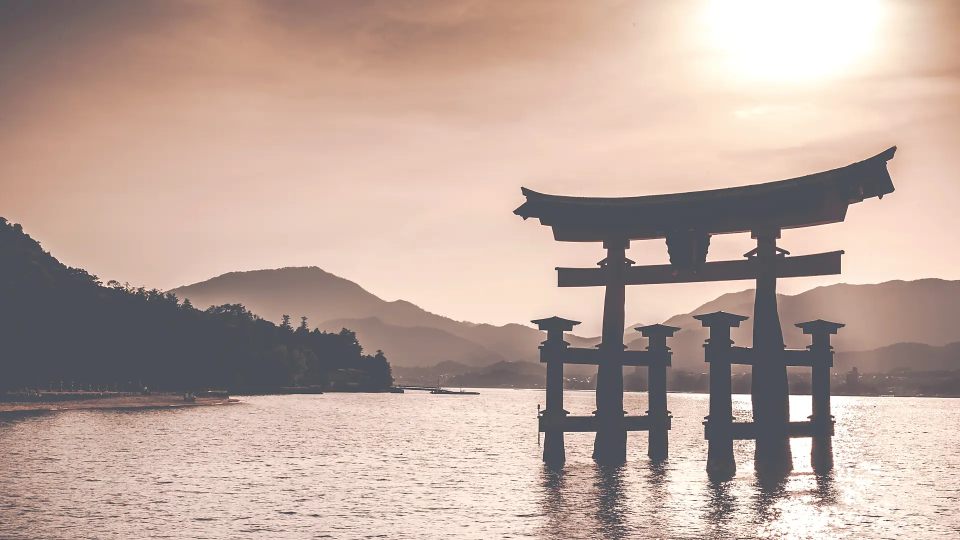
#> input picture templates/travel-yorimichi/img/hero-miyajima.webp, 1920 x 1080 px, given in place of 241334776.jpg, which was not available (shown at 1/2 size)
$ python grade.py ../img/hero-miyajima.webp
#> lines starting #> are read from the running program, lines starting #| are printed output that depends on the picture; pictures that were not available may be replaced by others from this repository, and a replacement may not be noted
#> in export, im is the input picture: PIL image 1920x1080 RGB; mean R, G, B 188.3, 166.4, 156.6
"""YORIMICHI — crop, grade and export the eighteen licensed plates and two clips.

The site is night indigo with one vermilion, and stock travel photography
arrives saturated and cheerful, so every plate gets the same treatment: the
black point is lifted into the page's indigo (so a photograph's shadows and
the page ground read as one surface), saturation comes down a fifth, and a
gentle S-curve puts the contrast back. The torii vermilion survives the
desaturation on purpose — it is the accent colour of the whole site.

Each plate is exported at the crops the pages actually use: a wide 16:9 for
the hero slider and tour headers, a portrait 3:4 for the tour cards, and a
narrower 4:5 hero crop for phones, where the slide is a taller composition
rather than a squeezed desktop frame.

    python tools/grade.py            # plates
    python tools/grade.py --video    # the two clips (needs ffmpeg on PATH or FFMPEG env)

Full-resolution originals live in tools/raw/ on the build machine and are
not shipped.
"""
import os
import sys
import subprocess
from PIL import Image, ImageEnhance, ImageFilter

HERE = os.path.dirname(os.path.abspath(__file__))
RAW = os.path.join(HERE, 'raw')
OUT = os.path.join(HERE, '..', 'img')
VID = os.path.join(HERE, '..', 'video')
os.makedirs(OUT, exist_ok=True)
os.makedirs(VID, exist_ok=True)

INK = (11, 15, 26)          # --ink-900, the page ground


def lut_lift(black, gamma=0.96, white=255):
    """Per-channel curve: black point lifted to `black`, mild gamma, S-curve."""
    table = []
    for x in range(256):
        t = x / 255.0
        t = t ** gamma
        # soft S: push midtones a touch either side of 0.5
        s = t + 0.06 * (t - 0.5) * (1 - abs(2 * t - 1))
        s = min(1.0, max(0.0, s))
        table.append(int(round(black + (white - black) * s)))
    return table


def grade(im, sat=0.82, contrast=1.04, lift=INK, sharpen=True):
    im = im.convert('RGB')
    im = ImageEnhance.Color(im).enhance(sat)
    im = ImageEnhance.Contrast(im).enhance(contrast)
    lut = lut_lift(lift[0]) + lut_lift(lift[1]) + lut_lift(lift[2])
    im = im.point(lut)
    if sharpen:
        im = im.filter(ImageFilter.UnsharpMask(radius=1.4, percent=45, threshold=3))
    return im


def crop_ratio(im, ratio, cx=0.5, cy=0.5, zoom=1.0):
    """Crop to `ratio` (w/h) around the anchor (cx, cy), keeping `zoom` of the area."""
#> called with ratio = 1.78, cx = 0.5, cy = 0.5, zoom = 1
    w, h = im.size
#> w = 1920; h = 1080
    if w / h > ratio:
        ch = h
        cw = int(round(h * ratio))
    else:
        cw = w
#> cw = 1920
        ch = int(round(w / ratio))
#> ch = 1080
    cw = int(cw * zoom)
    ch = int(ch * zoom)
    x0 = int((w - cw) * cx)
#> x0 = 0
    y0 = int((h - ch) * cy)
#> y0 = 0
    return im.crop((x0, y0, x0 + cw, y0 + ch))


def export(name, src, ratio, width, q=72, cx=0.5, cy=0.5, zoom=1.0, sat=0.82, contrast=1.04):
    path = os.path.join(RAW, src)
    im = Image.open(path)
    im.draft('RGB', (width * 2, width * 2))
    im = crop_ratio(im, ratio, cx, cy, zoom)
    im = im.resize((width, int(round(width / ratio))), Image.LANCZOS)
    im = grade(im, sat=sat, contrast=contrast)
    dest = os.path.join(OUT, name + '.webp')
    im.save(dest, 'WEBP', quality=q, method=6)
    print(f'{name}.webp  {im.size[0]}x{im.size[1]}  {os.path.getsize(dest) // 1024} KB')
#| hero-kyoto.webp  1920x1080  138 KB


# ---- hero slider: wide 16:9 at 1920, phone 4:5 at 900 -------------------
HERO = {
    # Fushimi Inari tunnel — dark, the text sits in the black of the path
    'hero-kyoto':      ('241334776.jpg', dict(cx=0.5, cy=0.5), dict(cx=0.5, cy=0.5)),
    # Shibuya from above — the headline goes over the dark rooftops at left
    'hero-tokyo':      ('335263778.jpg', dict(cx=0.5, cy=0.45), dict(cx=0.55, cy=0.5)),
    # Miyajima's floating torii — the gate stays right of centre, text left
    'hero-miyajima':   ('66949015.jpg',  dict(cx=0.55, cy=0.5), dict(cx=0.6, cy=0.5)),
    # Shirakawa-go at dusk — the lit farmhouses under the words
    'hero-shirakawa':  ('301061444.jpg', dict(cx=0.5, cy=0.5), dict(cx=0.45, cy=0.5)),
    # Chureito pagoda and Fuji — pagoda right, Fuji centre, words left
    'hero-fuji':       ('270204267.jpg', dict(cx=0.5, cy=0.5), dict(cx=0.62, cy=0.5)),
}
for name, (src, wide, tall) in HERO.items():
    export(name, src, 16 / 9, 1920, q=70, **wide)
    export(name + '-tall', src, 4 / 5, 900, q=70, **tall)
#> call 2 of export, with name = 'hero-kyoto-tall', src = '241334776.jpg', ratio = 0.8, width = 900, q = 70, cx = 0.5, cy = 0.5, zoom = 1
#> call 2 of crop_ratio, with ratio = 0.8, cx = 0.5, cy = 0.5, zoom = 1
#> in crop_ratio (call 2), `return im.crop((x0, y0, x0 + cw, y0 + ch))`:
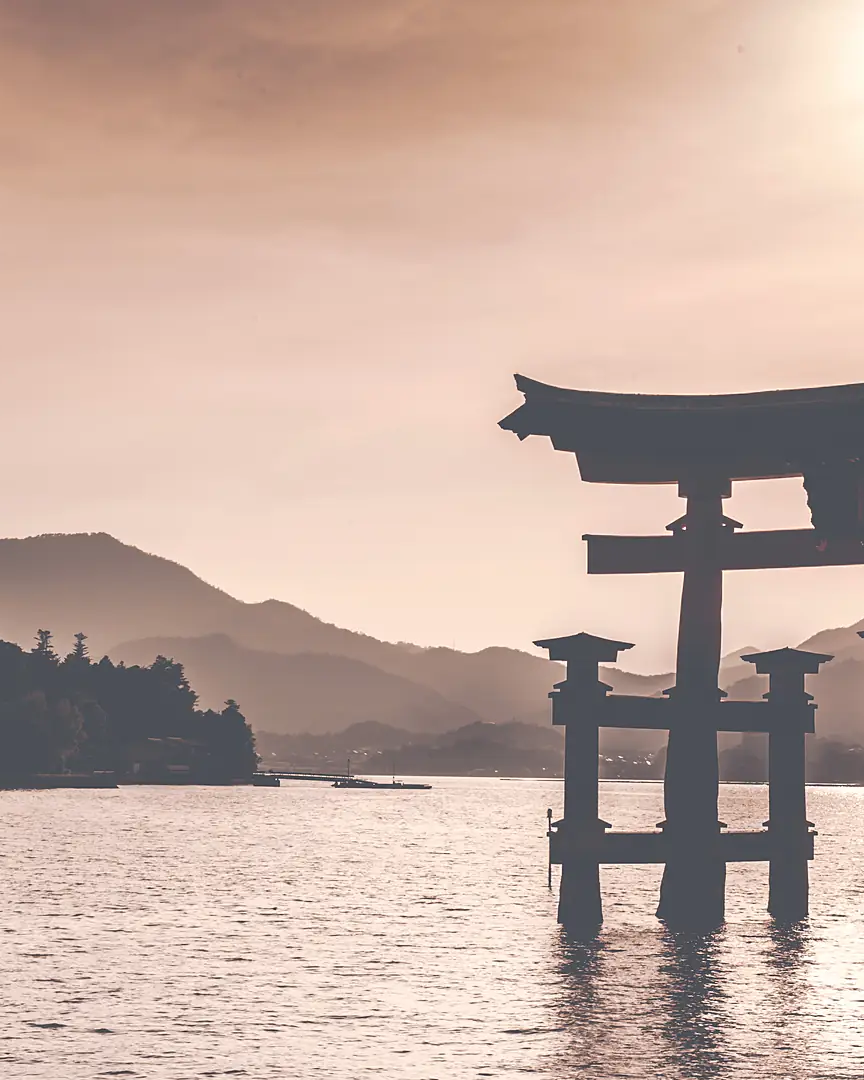
#> returned value: PIL image 864x1080 RGB; mean R, G, B 197.3, 173.1, 161.8
#> in export (call 2), `im = im.resize((width, int(round(width / ratio))), Image.LANCZOS)`:
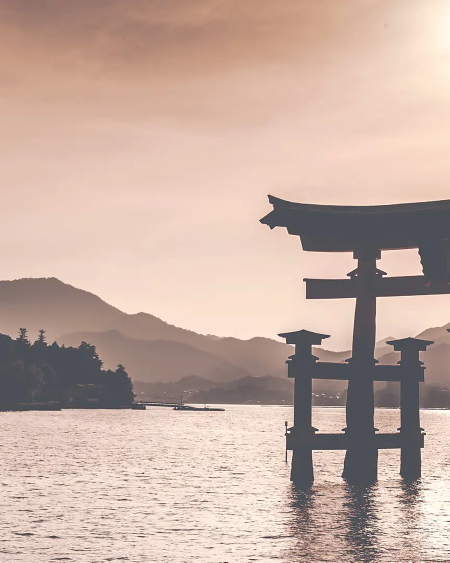
#> im: PIL image 900x1125 RGB (shown at 1/2 size); mean R, G, B 197.3, 173.1, 161.8
#| hero-kyoto-tall.webp  900x1125  66 KB
#> pass 2 of the loop `for name, (src, wide, tall) in HERO.items():`:
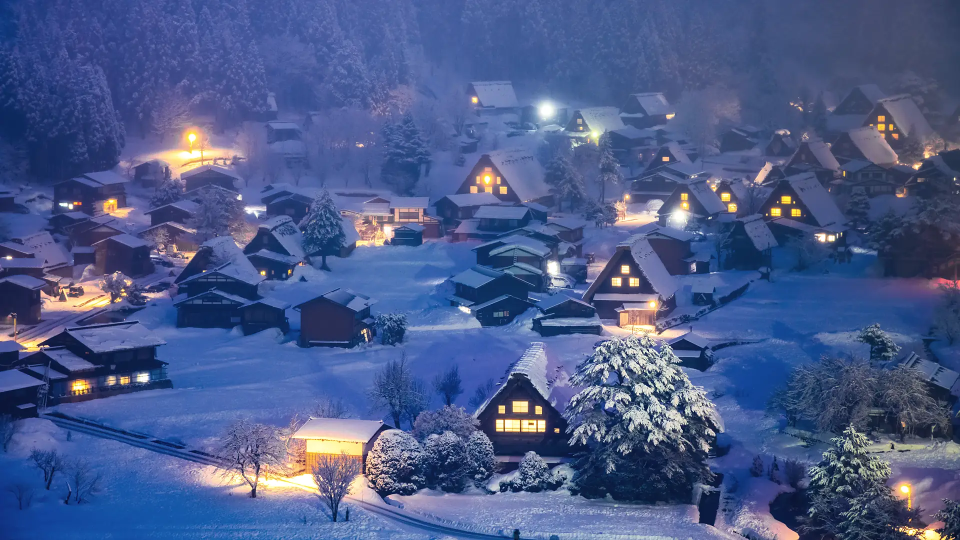
#> input picture templates/travel-yorimichi/img/hero-shirakawa.webp, 1920 x 1080 px, given in place of 335263778.jpg, which was not available (shown at 1/2 size)
#> in export, im is the input picture: PIL image 1920x1080 RGB; mean R, G, B 74.9, 91.4, 138.8
#| hero-tokyo.webp  1920x1080  199 KB
#> in crop_ratio (call 4), `return im.crop((x0, y0, x0 + cw, y0 + ch))`:
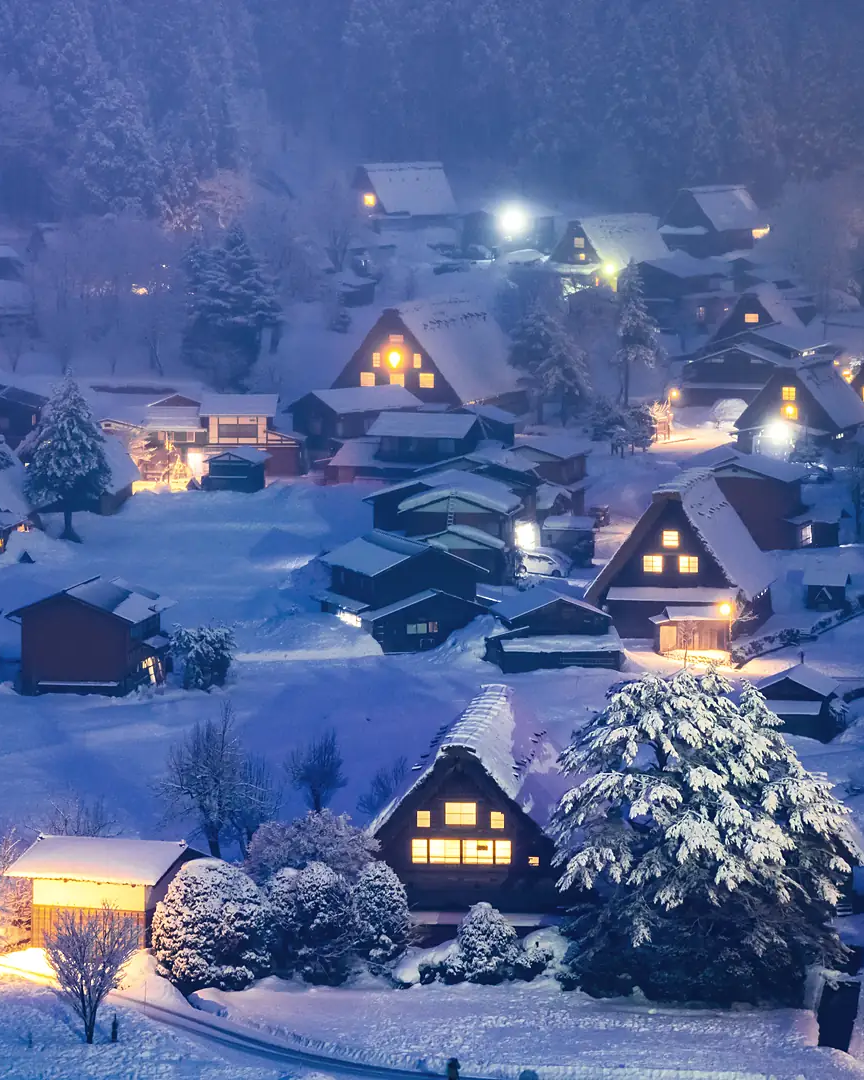
#> returned value: PIL image 864x1080 RGB; mean R, G, B 85, 102.3, 149.4
#> in export (call 4), `im = im.resize((width, int(round(width / ratio))), Image.LANCZOS)`:
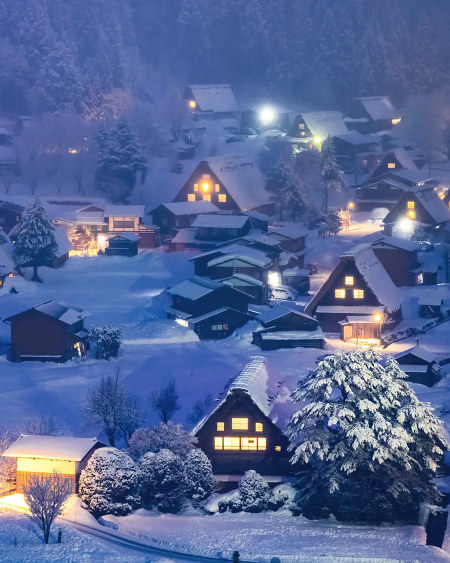
#> im: PIL image 900x1125 RGB (shown at 1/2 size); mean R, G, B 85, 102.3, 149.4
#| hero-tokyo-tall.webp  900x1125  116 KB
#> (the run stopped early here; a loop or call above may not have finished)
